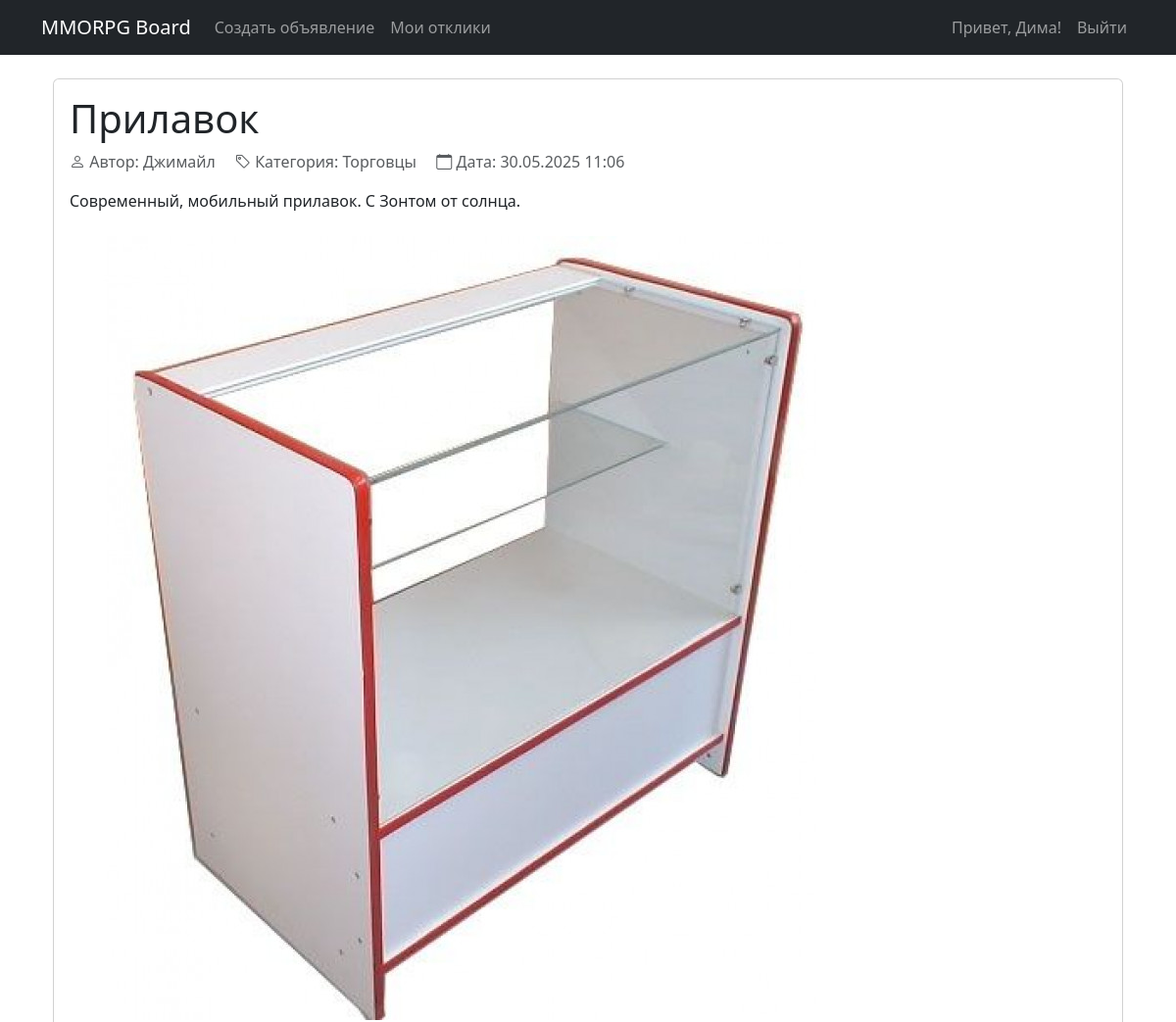
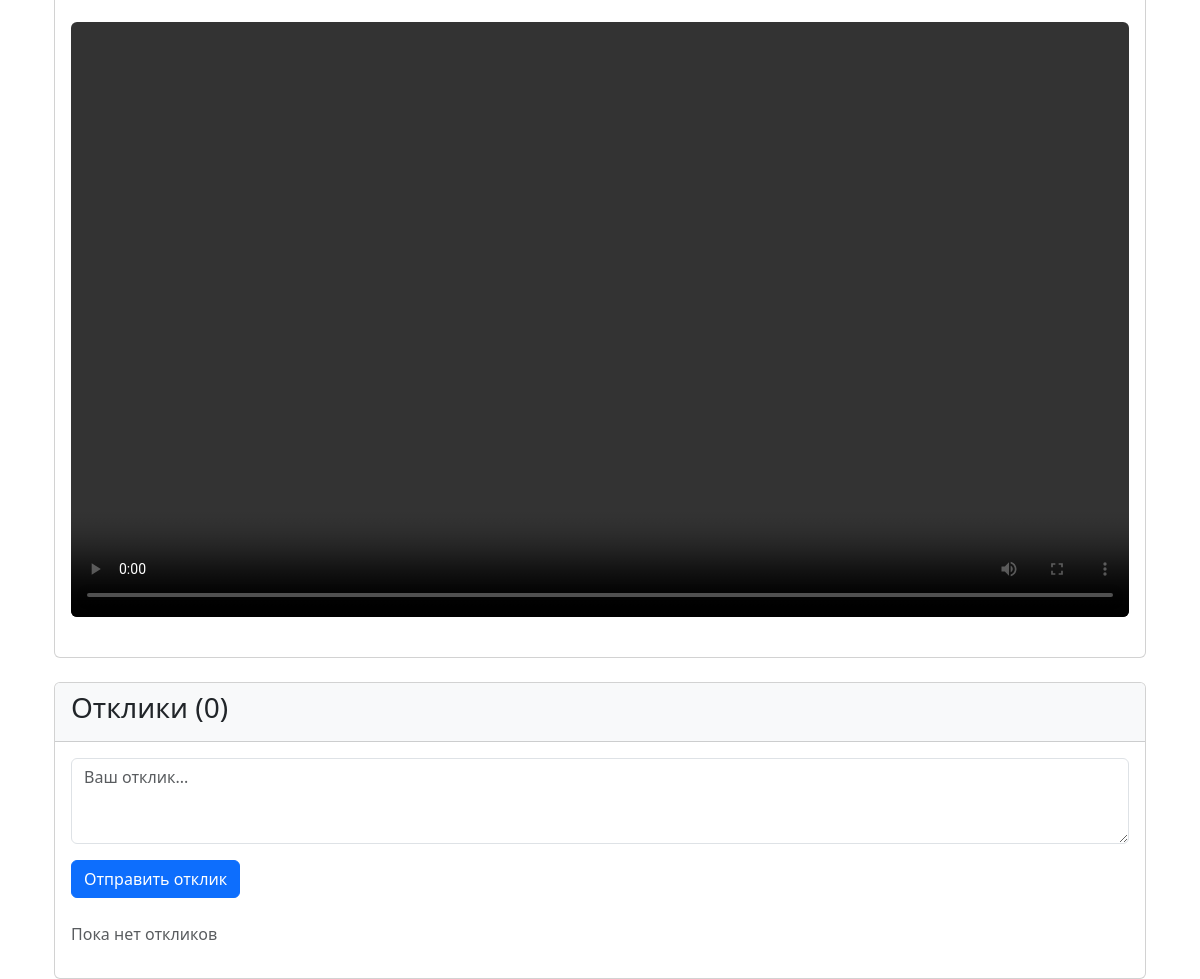
Page /5/ (signed in) on the committed database (2 pictures, top to bottom).
### accounts/models.py (models this page shows, shortened)
class User(AbstractUser):
    email = models.EmailField(unique=True)
    email_confirmed = models.BooleanField(default=False)
    confirmation_code = models.CharField(max_length=100, blank=True, null=True)
    confirmation_code_created = models.DateTimeField(default=timezone.now)

### ads/models.py (models this page shows, shortened)
class Advertisement(models.Model):
    title = models.CharField(max_length=255, validators=[MinLengthValidator(5)])
    content = CKEditor5Field('Text', config_name='default')
    image = models.ImageField(upload_to='ads_images/', blank=True, null=True, verbose_name="Изображение")
    video = models.FileField(upload_to='ads_videos/', blank=True, null=True, verbose_name="Видео")
    author = models.ForeignKey(User, on_delete=models.CASCADE)
    category = models.ForeignKey(Category, on_delete=models.PROTECT)
    created_at = models.DateTimeField(auto_now_add=True)
    updated_at = models.DateTimeField(auto_now=True)

class Category(models.Model):
    CATEGORY_CHOICES = [
        ('Tanks', 'Танки'),
        ('Heals', 'Хилы'),
        ('DD', 'ДД'),
        ('Merchants', 'Торговцы'),
        ('Guildmasters', 'Гилдмастеры'),
        ('Questgivers', 'Квестгиверы'),
        ('Blacksmiths', 'Кузнецы'),
        ('Tanners', 'Кожевники'),
        ('Potionmakers', 'Зельевары'),
        ('Spellmasters', 'Мастера заклинаний'),
    ]
    name = models.CharField(max_length=20, choices=CATEGORY_CHOICES, unique=True)

### ads/views.py (the view)
# urls.py: path('<int:pk>/', advertisement_detail, name='advertisement_detail'),
@login_required
def advertisement_detail(request, pk):
    ad = get_object_or_404(Advertisement, pk=pk)
    if request.method == 'POST' and request.user != ad.author:
        form = ResponseForm(request.POST)
        if form.is_valid():
            response = form.save(commit=False)
            response.advertisement = ad
            response.author = request.user
            response.save()
            messages.success(request, 'Ваш отклик успешно отправлен!')
            return redirect('advertisement_detail', pk=ad.pk)
    else:
        form = ResponseForm()
    responses = ad.response_set.all()
    return render(request, 'ads/advertisement_detail.html', {
        'advertisement': ad,
        'form': form,
        'responses': responses,
    })

### ads/forms.py
class ResponseForm(forms.ModelForm):
    class Meta:
        model = Response
        fields = ['text']
        widgets = {
            'text': forms.Textarea(attrs={'rows': 3}),
        }

### templates/ads/advertisement_detail.html (shortened to what this page needs)
{% extends 'base.html' %}
{% block content %}
<div class="container mt-4">
    <div class="card mb-4">
        <div class="card-body">
            <h1 class="card-title">{{ advertisement.title }}</h1>
            <div class="mb-3 text-muted">
                <span class="me-3"><i class="bi bi-person"></i> Автор: {{ advertisement.author.username }}</span>
                <span class="me-3"><i class="bi bi-tag"></i> Категория: {{ advertisement.category.get_name_display }}</span>
                <span><i class="bi bi-calendar"></i> Дата: {{ advertisement.created_at|date:"d.m.Y H:i" }}</span>
            </div>
            <div class="content-block mb-4">
                {{ advertisement.content|safe }}
            </div>
            {% if advertisement.image %}
            <div class="mb-4">
                <img src="{{ advertisement.image.url }}" alt="{{ advertisement.title }}" class="img-fluid rounded">
            </div>
            {% endif %}
            {% if advertisement.video %}
            <div class="mb-4 ratio ratio-16x9">
                <video controls class="rounded">
                    <source src="{{ advertisement.video.url }}" type="video/mp4">
                </video>
            </div>
            {% endif %}
        </div>
    </div>
    <div class="card">
        <div class="card-header bg-light">
            <h3>Отклики ({{ advertisement.response_set.count }})</h3>
        </div>
        <div class="card-body">
            {% if user.is_authenticated and user.id != advertisement.author.id %}
            <form method="post" class="mb-4">
                <div class="mb-3">
                    <textarea name="text" class="form-control" rows="3"
                              placeholder="Ваш отклик..." required></textarea>
                </div>
                <button type="submit" class="btn btn-primary">Отправить отклик</button>
            </form>
            {% endif %}
            {% for response in advertisement.response_set.all %}
            <div class="mb-3 p-3 {% if response.accepted %}bg-light{% endif %}">
                <div class="d-flex justify-content-between">
                    <div>
                        <strong>{{ response.author.username }}</strong>
                        <small class="text-muted ms-2">{{ response.created_at|date:"d.m.Y H:i" }}</small>
                    </div>
                    {% if response.accepted %}<span class="badge bg-success">Принят</span>{% endif %}
                </div>
                <p class="mt-2 mb-0">{{ response.text }}</p>
                {% if user.id == advertisement.author.id and not response.accepted %}
                <div class="mt-2">
                    <form action="{% url 'accept_response' response.pk %}" method="post" class="d-inline">
                        {% csrf_token %}
                        <button type="submit" class="btn btn-sm btn-success">Принять</button>
                    </form>
                    <form action="{% url 'delete_response' response.pk %}" method="post" class="d-inline ms-1">
                        {% csrf_token %}
                        <button type="submit" class="btn btn-sm btn-danger">Удалить</button>
                    </form>
                </div>
                {% endif %}
            </div>
            {% empty %}
            <p class="text-muted">Пока нет откликов</p>
            {% endfor %}
        </div>
    </div>
</div>
{% endblock %}

### templates/base.html (shortened to what this page needs)
<!DOCTYPE html>
<html lang="ru">
<head>
    <link href="https://cdn.jsdelivr.net/npm/bootstrap@5.3.0/dist/css/bootstrap.min.css" rel="stylesheet">
    <link href="https://cdn.jsdelivr.net/npm/bootstrap-icons/font/bootstrap-icons.css" rel="stylesheet">
</head>
<body>
    <nav class="navbar navbar-expand-lg navbar-dark bg-dark">
        <div class="container">
            <a class="navbar-brand" href="{% url 'home' %}">MMORPG Board</a>
            <div class="collapse navbar-collapse">
                <ul class="navbar-nav me-auto">
                    <li class="nav-item">
                        <a class="nav-link" href="{% url 'create_advertisement' %}">Создать объявление</a>
                    </li>
                    <li class="nav-item">
                        <a class="nav-link" href="{% url 'my_responses' %}">Мои отклики</a>
                    </li>
                </ul>
                <ul class="navbar-nav">
                    {% if user.is_authenticated %}
                        <li class="nav-item">
                            <span class="nav-link">Привет, {{ user.username }}!</span>
                        </li>
                        <li class="nav-item">
                            <form action="{% url 'logout' %}" method="post">
                                <button type="submit" class="nav-link btn btn-link" style="display: inline;">
                                    Выйти
                                </button>
                            </form>
                        </li>
                    {% endif %}
                </ul>
            </div>
        </div>
    </nav>
    <div class="container mt-4">
        {% block content %}
        {% endblock %}
    </div>
</body>
</html>

### rows in the picture
User: username "Дима"
Advertisement: title "Прилавок", author.username "Джимайл", category.name "Торговцы", created_at "30.05.2025 11:06", content "Современный, мобильный прилавок. С Зонтом от солнца.", image (picture), response_set.count "0"
